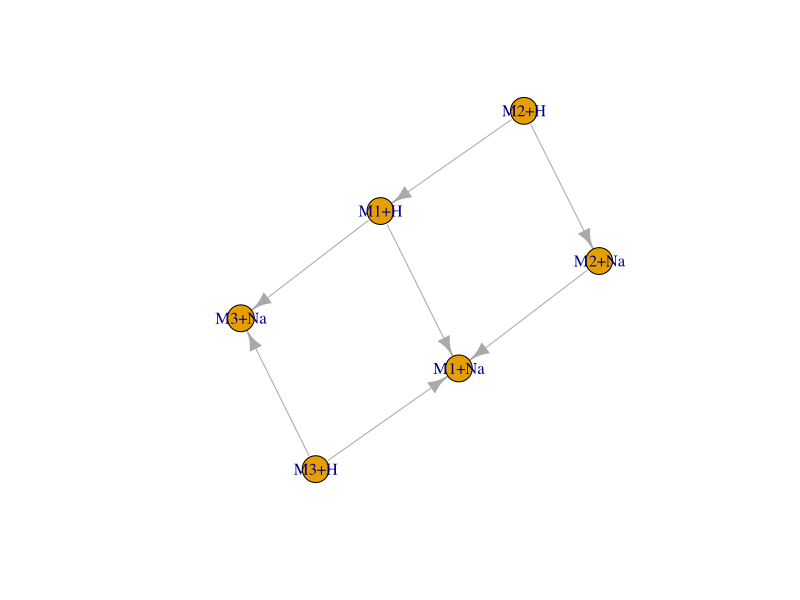
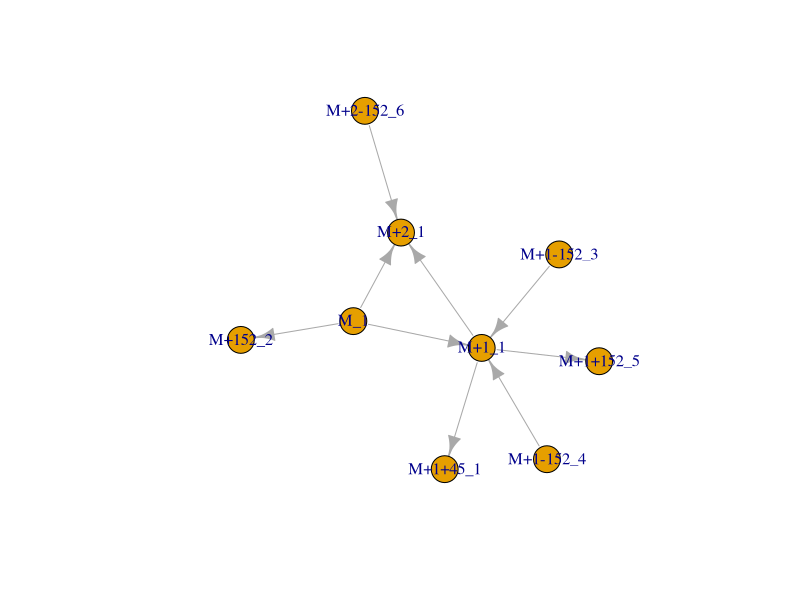
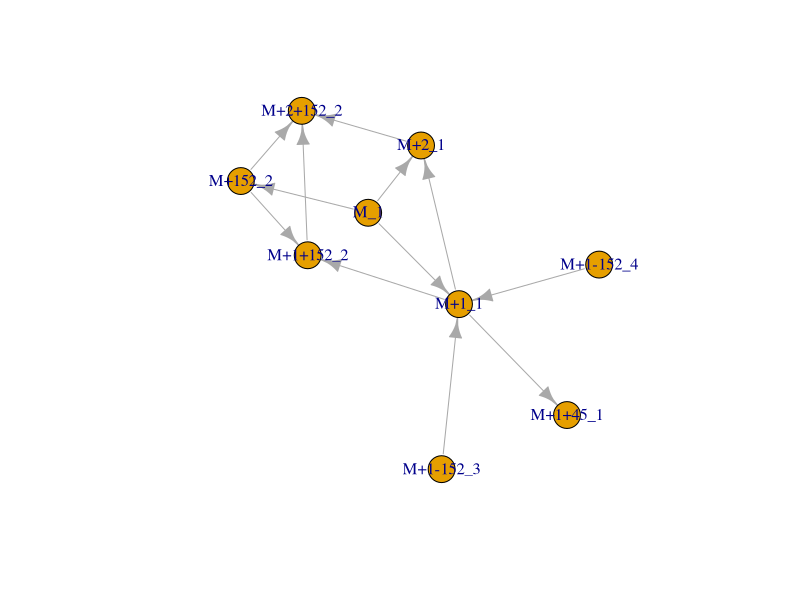
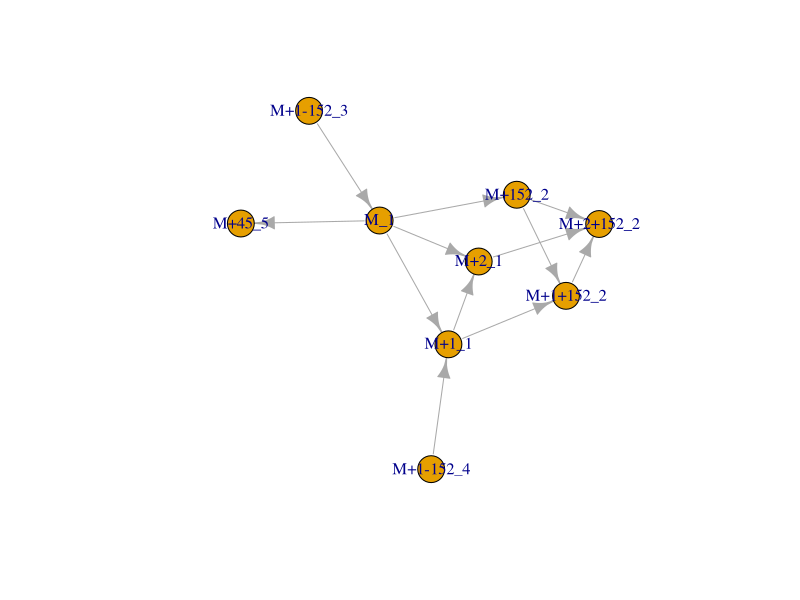
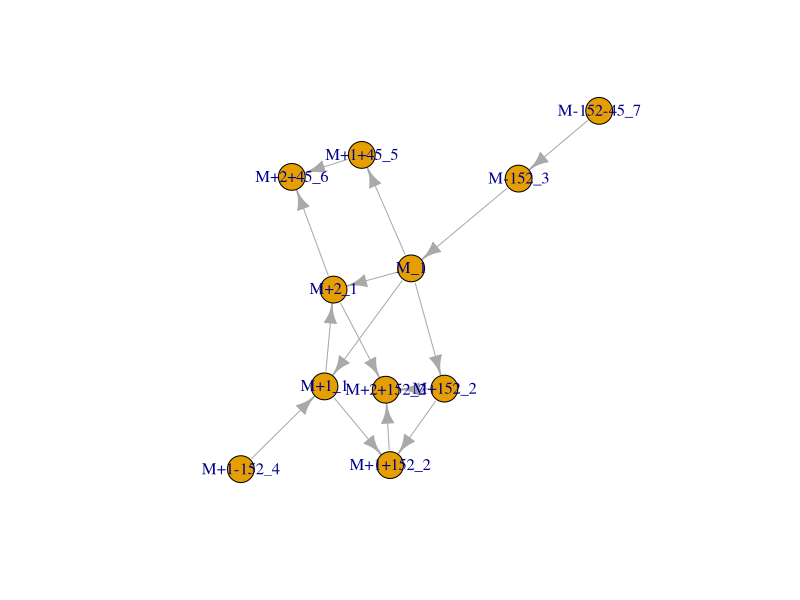
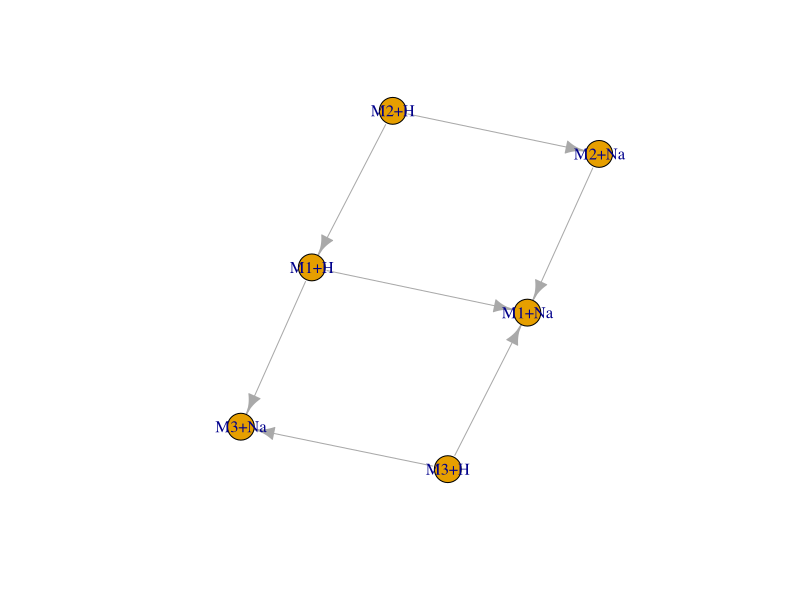
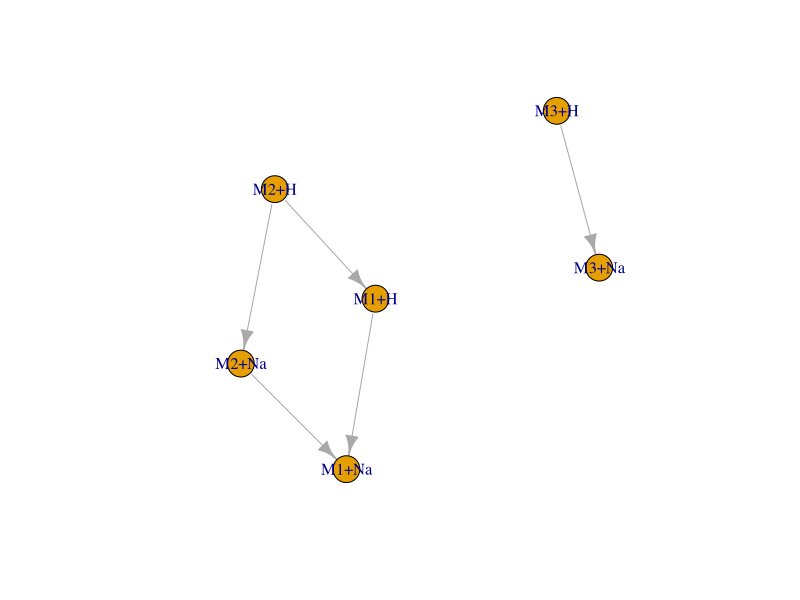
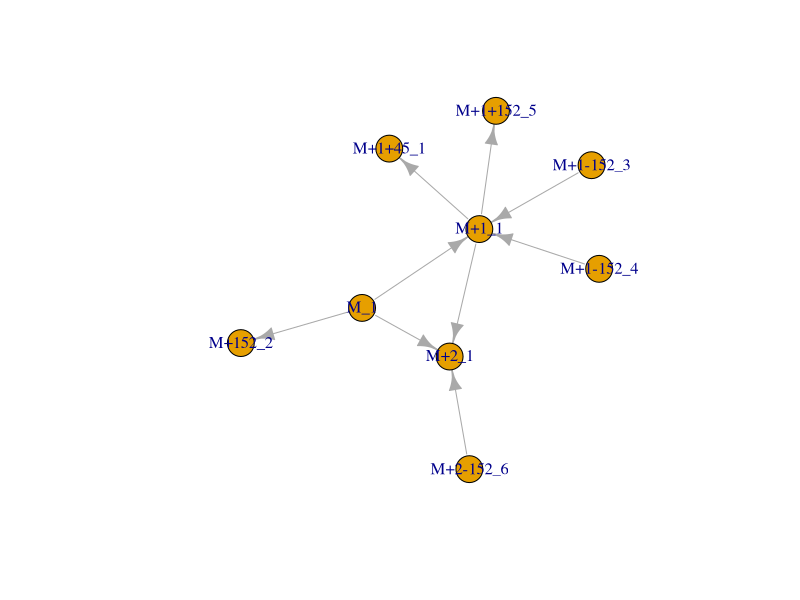

Source code (R) for these figures, in order:
library(igraph)
## remove edges between M1+H and M2+Na, M3+H and M4+K, in general when there is 
## a link between an adduct and a molecular ion

## node with outgoing transf link should not have outgoing adduct link when
## the adduct-linking vertex has a ingoing adduct link

## node with ingoing transf link should not have ingoing adduct link when the 
## adduct-linking vertex has an outgoing adduct link

## pos mode: isotopic+1, isotopic+2, isotopic+3, Na adduct, K adduct, 
## formic acid adduct
## neg mode: isotopic+1, isotopic+2, isotopic+3, formic acid, Na adduct,
## Sodium formate 


##          M1+H    M1+Na   M2+H    M2+Na   M3+H    M3+Na
## M1+H     0       1       0       0       0       1       
## M1+Na    0       0       0       0       0       0
## M2+H     1       0       0       1       0       0
## M2+Na    0       1       0       0       1       0
## M3+H     0       1       0       0       0       1
## M3+Na    0       0       0       0       0       0  

# mat_test <- matrix(c(c(0, 1, 1, 0, 0, 1), ## M1+H
#                      c(1, 0, 1, 1, 1, 1), ## M1+Na
#                      c(1, 1, 0, 1, 0, 0), ## M2+H
#                      c(0, 1, 1, 0, 1, 0), ## M2+Na
#                      c(0, 1, 0, 1, 0, 1), ## M3+H
#                      c(0, 1, 0, 0, 1, 0)), ## M3+Na
#                    

## example 1
mat_1 <- matrix(c(c(0, 1, 0, 0, 0, 1), ## M1+H
                     c(0, 0, 0, 0, 0, 0), ## M1+Na
                     c(1, 0, 0, 1, 0, 0), ## M2+H
                     c(0, 1, 0, 0, 0, 0), ## M2+Na
                     c(0, 1, 0, 0, 0, 1), ## M3+H
                     c(0, 0, 0, 0, 0, 0)), ## M3+Na
                   byrow = TRUE, ncol = 6, nrow = 6)
mat_1_transf <- matrix(c(
    c("", "adduct_Na", "", "", "", "transf_gluc_F"), ## M1+H
    c("", "", "", "", "", ""), ## M1+Na
    c("transf_gluc_T", "", "", "adduct_Na", "", ""), ## M2+H
    c("", "transf_gluc_T", "", "", "", ""), ## M2+Na
    c("", "transf_gluc_F", "", "", "", "adduct_Na"), ## M3+H
    c("", "", "", "", "", "")), ## M3+Na
    byrow = TRUE, ncol = 6, nrow = 6)
colnames(mat_1) <- c("M1+H", "M1+Na", "M2+H", "M2+Na", "M3+H", "M3+Na")
rownames(mat_1) <- colnames(mat_1)
net_mat_1 <- graph_from_adjacency_matrix(mat_1, mode = "directed")
plot(net_mat_1)

## example 2
mat_2 <- matrix(c(c(0, 1, 1, 0, 1, 0, 0, 0, 0), ## "M_1"
                      c(0, 0, 1, 1, 0, 0, 0, 1, 0), ## "M+1_1"
                      c(0, 0, 0, 0, 0, 0, 0, 0, 0), ## "M+2_1"
                      c(0, 0, 0, 0, 0, 0, 0, 0, 0), ## "M+1+45_1"
                      c(0, 0, 0, 0, 0, 0, 0, 0, 0), ## "M+152_2"
                      c(0, 1, 0, 0, 0, 0, 0, 0, 0), ## "M+1-152_3"
                      c(0, 1, 0, 0, 0, 0, 0, 0, 0), ## "M+1-152_4"
                      c(0, 0, 0, 0, 0, 0, 0, 0, 0), ##"M+1+152_5"
                      c(0, 0, 1, 0, 0, 0, 0, 0, 0)), ## "M+2-152_6"
                    byrow = TRUE, ncol = 9, nrow = 9)
mat_2_transf <- matrix(c(
    c("", "adduct_+1",  "adduct_+2",  "",          "transf_152", "", "", "",           ""), ## "M_1"
    c("", "",           "adduct_+1",  "transf_45", "",           "", "", "transf_152", ""), ## "M+1_1"
    c("", "",           "",           "",          "",           "", "", "",           ""), ## "M+2_1"
    c("", "",           "",           "",          "",           "", "", "",           ""), ## "M+1+45_1"
    c("", "",           "",           "",          "",           "", "", "",           ""), ## "M+152_2"
    c("", "transf_152", "",           "",          "",           "", "", "",           ""), ## "M+1-152_3"
    c("", "transf_152", "",           "",          "",           "", "", "",           ""), ## "M+1-152_4"
    c("", "",           "",           "",          "",           "", "", "",           ""), ##"M+1+152_5"
    c("", "",           "transf_152", "",          "",           "", "", "",           "")), ## "M+2-152_6"
    byrow = TRUE, ncol = 9, nrow = 9)
colnames(mat_2) <- c("M_1", "M+1_1", "M+2_1", "M+1+45_1", "M+152_2", "M+1-152_3", "M+1-152_4", "M+1+152_5", "M+2-152_6")
rownames(mat_2) <- colnames(mat_2)
colnames(mat_2_transf) <- rownames(mat_2_transf) <- colnames(mat_2)
net_mat_2 <- graph_from_adjacency_matrix(mat_2, mode = "directed")
plot(net_mat_2)

## example 3 
mat_3 <- matrix(c(c(0, 1, 1, 0, 1, 0, 0, 0, 0), ## "M_1"
                      c(0, 0, 1, 1, 0, 0, 0, 1, 0), ## "M+1_1"
                      c(0, 0, 0, 0, 0, 0, 0, 0, 1), ## "M+2_1"
                      c(0, 0, 0, 0, 0, 0, 0, 0, 0), ## "M+1+45_1"
                      c(0, 0, 0, 0, 0, 0, 0, 1, 1), ## "M+152_2"
                      c(0, 1, 0, 0, 0, 0, 0, 0, 0), ## "M+1-152_3"
                      c(0, 1, 0, 0, 0, 0, 0, 0, 0), ## "M+1-152_4"
                      c(0, 0, 0, 0, 0, 0, 0, 0, 1), ##"M+1+152_2"
                      c(0, 0, 0, 0, 0, 0, 0, 0, 0)), ## "M+2_2"
                    byrow = TRUE, ncol = 9, nrow = 9)
mat_3_transf <- matrix(c(
    c("", "adduct_+1",  "adduct_+2",  "",          "transf_152", "", "", "",           ""), ## "M_1"
    c("", "",           "adduct_+1",  "transf_45", "",           "", "", "transf_152", ""), ## "M+1_1"
    c("", "",           "",           "",          "",           "", "", "",           "transf_152"), ## "M+2_1"
    c("", "",           "",           "",          "",           "", "", "",           ""), ## "M+1+45_1"
    c("", "",           "",           "",          "",           "", "", "adduct_+1", "adduct_+2"), ## "M+152_2"
    c("", "transf_152", "",           "",          "",           "", "", "",           ""), ## "M+1-152_3"
    c("", "transf_152", "",           "",          "",           "", "", "",           ""), ## "M+1-152_4"
    c("", "",           "",           "",          "",           "", "", "",           "adduct_+1"), ##"M+1+152_2"
    c("", "",           "", "",          "",           "", "", "",           "")), ## "M+2+152_2"
    byrow = TRUE, ncol = 9, nrow = 9)
colnames(mat_3) <- c("M_1", "M+1_1", "M+2_1", "M+1+45_1", "M+152_2", "M+1-152_3", "M+1-152_4", "M+1+152_2", "M+2+152_2")
rownames(mat_3) <- colnames(mat_3)
colnames(mat_3_transf) <- rownames(mat_3_transf) <- colnames(mat_3)
net_mat_3 <- graph_from_adjacency_matrix(mat_3, mode = "directed")
plot(net_mat_3)

## example 4
mat_4 <- matrix(c(c(0, 1, 1, 1, 1, 0, 0, 0, 0), ## "M_1"
                  c(0, 0, 1, 0, 0, 0, 0, 1, 0), ## "M+1_1"
                  c(0, 0, 0, 0, 0, 0, 0, 0, 1), ## "M+2_1"
                  c(0, 0, 0, 0, 0, 0, 0, 0, 0), ## "M+45_5"
                  c(0, 0, 0, 0, 0, 0, 0, 1, 1), ## "M+152_2"
                  c(1, 0, 0, 0, 0, 0, 0, 0, 0), ## "M+1-152_3"
                  c(0, 1, 0, 0, 0, 0, 0, 0, 0), ## "M+1-152_4"
                  c(0, 0, 0, 0, 0, 0, 0, 0, 1), ##"M+1+152_2"
                  c(0, 0, 0, 0, 0, 0, 0, 0, 0)), ## "M+2_2"
                byrow = TRUE, ncol = 9, nrow = 9)
mat_4_transf <- matrix(c(
    c("", "adduct_+1",  "adduct_+2",  "transf_45",          "transf_152", "", "", "",           ""), ## "M_1"
    c("", "",           "adduct_+1",  "", "",           "", "", "transf_152", ""), ## "M+1_1"
    c("", "",           "",           "",          "",           "", "", "",           "transf_152"), ## "M+2_1"
    c("", "",           "",           "",          "",           "", "", "",           ""), ## "M+45_5"
    c("", "",           "",           "",          "",           "", "", "adduct_+1", "adduct_+2"), ## "M+152_2"
    c("transf_152", "", "",           "",          "",           "", "", "",           ""), ## "M-152_3"
    c("", "transf_152", "",           "",          "",           "", "", "",           ""), ## "M+1-152_4"
    c("", "",           "",           "",          "",           "", "", "",           "adduct_+1"), ##"M+1+152_2"
    c("", "",           "", "",          "",           "", "", "",           "")), ## "M+2+152_2"
    byrow = TRUE, ncol = 9, nrow = 9)
colnames(mat_4) <- c("M_1", "M+1_1", "M+2_1", "M+45_5", "M+152_2", "M+1-152_3", "M+1-152_4", "M+1+152_2", "M+2+152_2")
rownames(mat_4) <- colnames(mat_4)
colnames(mat_4_transf) <- rownames(mat_4_transf) <- colnames(mat_4)
net_mat_4 <- graph_from_adjacency_matrix(mat_4, mode = "directed")
plot(net_mat_4)

## example 5
mat_5 <- matrix(c(
    c(0, 1, 1, 1, 1, 0, 0, 0, 0, 0, 0), ## "M_1"
    c(0, 0, 1, 0, 0, 0, 0, 1, 0, 0, 0), ## "M+1_1"
    c(0, 0, 0, 0, 0, 0, 0, 0, 1, 1, 0), ## "M+2_1"
    c(0, 0, 0, 0, 0, 0, 0, 0, 0, 1, 0), ## "M+45_5"
    c(0, 0, 0, 0, 0, 0, 0, 1, 1, 0, 0), ## "M+152_2"
    c(1, 0, 0, 0, 0, 0, 0, 0, 0, 0, 0), ## "M+1-152_3"
    c(0, 1, 0, 0, 0, 0, 0, 0, 0, 0, 0), ## "M+1-152_4"
    c(0, 0, 0, 0, 0, 0, 0, 0, 1, 0, 0), ##"M+1+152_2"
    c(0, 0, 0, 0, 0, 0, 0, 0, 0, 0, 0), ## "M+2_2"
    c(0, 0, 0, 0, 0, 0, 0, 0, 0, 0, 0), ## "M+2+45_6"
    c(0, 0, 0, 0, 0, 1, 0, 0, 0, 0, 0)), ## "M-152-45_7"            
                byrow = TRUE, ncol = 11, nrow = 11)
mat_5_transf <- matrix(c(
    c("", "adduct_+1",  "adduct_+2",  "transf_45",          "transf_152", "", "", "",           "", "", ""), ## "M_1"
    c("", "",           "adduct_+1",  "", "",           "", "", "transf_152", "", "", ""), ## "M+1_1"
    c("", "",           "",           "",          "",           "", "", "",           "transf_152", "transf_45", ""), ## "M+2_1"
    c("", "",           "",           "",          "",           "", "", "",           "", "adduct_+2", ""), ## "M+45_5"
    c("", "",           "",           "",          "",           "", "", "adduct_+1", "adduct_+2", "", ""), ## "M+152_2"
    c("transf_152", "", "",           "",          "",           "", "", "",           "", "", ""), ## "M-152_3"
    c("", "transf_152", "",           "",          "",           "", "", "",           "", "", ""), ## "M+1-152_4"
    c("", "",           "",           "",          "",           "", "", "",           "adduct_+1", "", ""), ##"M+1+152_2"
    c("", "",           "", "",          "",           "", "", "",           "", "", ""),## "M+2+152_2"
    c("", "",           "", "",          "",           "", "", "",           "", "", ""), ## "M+2+45_6"
    c("", "",           "", "",          "",           "transf_45", "", "",           "", "", "")), ## "M-152-45_7"
    byrow = TRUE, ncol = 11, nrow = 11)
colnames(mat_5) <- c("M_1", "M+1_1", "M+2_1", "M+1+45_5", "M+152_2", "M-152_3", "M+1-152_4", "M+1+152_2", "M+2+152_2", "M+2+45_6", "M-152-45_7")
rownames(mat_5) <- colnames(mat_5)
colnames(mat_5_transf) <- rownames(mat_5_transf) <- colnames(mat_5)
net_mat_5 <- graph_from_adjacency_matrix(mat_5, mode = "directed")
plot(net_mat_5)

## node with outgoing transf link should not have outgoing adduct link when
## the adduct-linking vertex has an ingoing adduct link of same type

## do for all components
## iterate through rows

removeFalseLinksAdducts <- function(mat_l) {
    
    mat_num <- mat_l[[1]]
    mat_char <- mat_l[[2]]
    
    for (i in seq_len(nrow(mat_num))) {
        
        rows_i <- mat_char[i, ]
        adduct_i <- rows_i[grep(rows_i, pattern = "adduct_")]
        
        ## if any vertex has outgoing adduct link, check all cols where rows_i
        ## has transf if ingoing adduct link exists for adduct-linking feature
        if (length(adduct_i) > 0) { 
            
            inds_row <- grep(rows_i, pattern = "transf_")
            
            for (j in inds_row) {
                cols_j <- mat_char[, j]
                adduct_j <- cols_j[grep(cols_j, pattern = "adduct")]
                if (length(adduct_j) > 0)
                    if (any(adduct_j %in% adduct_i)) {
                        mat_num[i, j] <- 0 ## remove in mat_test[i, ]
                    }
            }
        }
        
        ## new 
        cols_i <- mat_char[, i]
        adduct_i <- cols_i[grep(cols_i, pattern = "adduct_")]
        
        ## if any vertex has ingoing adduct link, check all rows where cols_i
        ## has transf if outgoing adduct link exists for adduct-linking feature
        if (length(adduct_i) > 0) { 
            
            inds_col <- grep(cols_i, pattern = "transf_")
            
            for (j in inds_col) {
                rows_j <- mat_char[j, ]
                adduct_j <- rows_j[grep(rows_j, pattern = "adduct")]
                if (length(adduct_j) > 0)
                    if (any(adduct_j %in% adduct_i)) {
                        mat_num[j, i] <- 0 ## remove in mat_test[i, ]
                    }
            }
        }
        
    }
    
    ## set mat_char to "" where mat_num == 0
    mat_char[which(mat_num == 0)] <- ""
    
    return(list(mat_num, mat_char))
}

## delete ingoing isotopes/adducts to M if there is no circular relation from 
## M to M+isot/adduct to M+transf to M+iso/adduct+trans, e.g. imagine
## 1) M and M+1 forming an "adduct_isotope+1", suppose there is a "transf_+162"
## from M+1 to another mass feature M2, but there is no link between M and M2-1,
## then remove the link M+1 and M2
## 2) M and M+1 forming an "adduct_isotope+1", suppose there is a "transf_+162"
## from M+1 to another mass feature M, AND there is a link between M and M2-1,
## then keep the the link M+1 and M2 (support that mass feature is a metabolite)
removeFalseLinksCircular <- function(mat_l) {
    
    mat_num <- mat_l[[1]]
    mat_char <- mat_l[[2]]
    
    ## find relations with adducts: 
    ## Molecular ion (MI): suppose this is the vertex that has no ingoing 
    ## adduct_ link, i.e. the column of M does not have a "adduct_"
    M <- apply(mat_char, 2, grep, pattern = "adduct_")
    
    ## iterate through M where M is not integer(0). These are adducts of
    ## the rows i 
    for (i in seq_len(length(M))) {
        
        if (length(M[[i]])) {
            ## if length(M[[i]]) != 0, M[[i]] is not the MI:
            ## check if the MI has transf_
            transf_M_og_ind <- grep(mat_char[i, ], pattern = "transf_")
            transf_M_ig_ind <- grep(mat_char[, i], pattern = "transf_")
            
            if (length(transf_M_og_ind)) {
                
                ## check if the MI has outgoing transf_ links and return the 
                ## indices
                tmp <- matrix(mat_char[M[[i]], ], byrow = FALSE,
                    ncol = ncol(mat_char))
                transf_MI_og_ind <- apply(tmp, 2, grepl, pattern = "transf_")
                transf_MI_og_ind <- which(transf_MI_og_ind, arr.ind = TRUE)
                
                if (length(transf_MI_og_ind)) {
                    ## iterate thorough all transf_M_og_ind (outgoing links 
                    ## from M) 
                    for(j in 1:length(transf_M_og_ind)) {
                        ind_j <- transf_M_og_ind[j]
                        ## if there is only one MI do
                        if (!is.matrix(transf_MI_og_ind)) {
                            remove <- TRUE
                            for (k in 1:length(transf_MI_og_ind)) {
                                ## get adduct of M
                                adduct_ij <- mat_char[transf_MI_og_ind[k], ind_j]
                                if (adduct_ij == mat_char[M[[i]], i]) {
                                    remove <- c(remove, FALSE)
                                }
                            }
                            ## remove link transf_M_og_ind[k] at row i if there
                            ## is one matching adduct
                            if (all(remove)) {mat_num[i, ind_j] <- 0}
                        ## if there are several MI do
                        } else {
                            remove <- TRUE
                            for(k in 1:nrow(transf_MI_og_ind)) {
                                ## get adduct of M
                                adduct_ij <- mat_char[transf_MI_og_ind[k, "row"], ind_j]
                                if (adduct_ij == mat_char[i, M[[i]][transf_MI_og_ind[k, "row"]]]) {
                                    remove <- c(remove, FALSE)   
                                }
                            }
                            ## remove link transf_M_og_ind[k] at row i if there
                            ## is one matching adduct
                            if (all(remove)) {mat_num[i, ind_j] <- 0}
                        }
                    }
                } else {
                    ## remove all links by default when there is no outgoing
                    ## transf_ from the MI
                    mat_num[i, transf_M_ig_ind] <- 0
                }
            }
            ## check only ingoing links now
            if (length(transf_M_ig_ind)) {

                ## check if the MI has ingoing transf_ links and return the
                ## indices
                tmp <- matrix(mat_char[, M[[i]]], byrow = TRUE,
                ncol = ncol(mat_char))
                transf_MI_ig_ind <- apply(tmp, 2, grepl, pattern = "transf_")
                transf_MI_ig_ind <- which(transf_MI_ig_ind, arr.ind = TRUE)

                if (length(transf_MI_ig_ind)) {
                    ## iterate thorough all transf_M_ig_ind (ingoing links from
                    ## M)
                    for(j in 1:length(transf_M_ig_ind)) {
                    
                        ind_j <- transf_M_ig_ind[j]
                        ## if there is only one MI do
                        if (!is.matrix(transf_MI_ig_ind)) {
                            remove <- TRUE
                            for (k in 1:length(transf_MI_ig_ind)) {
                                ## get adduct of M
                                adduct_ij <- mat_char[transf_MI_ig_ind[k], ind_j]
                                
                                if (adduct_ij == mat_char[M[[i]], i]) {
                                    remove <- c(remove, FALSE)
                                }
                            }
                            ## remove link transf_M_ig_ind[j] at row ind_j if 
                            ## there is one matching adduct
                            if (all(remove)) {mat_num[ind_j, i] <- 0}
                        ## if there are several MI do
                        } else {
                            remove <- TRUE
                            for(k in 1:nrow(transf_MI_ig_ind)) {
                                ## get adduct of M
                                adduct_ij <- mat_char[transf_MI_ig_ind[k, "row"], ind_j]
                                
                                if (adduct_ij == mat_char[M[[i]][transf_MI_ig_ind[k, "row"]], i]) {
                                    remove <- c(remove, FALSE)
                                }
                            }
                            ## remove link transf_M_ig_ind[k] at row ind_j if 
                            ## there is one matching adduct
                            if (all(remove)) {mat_num[ind_j, i] <- 0}
                        }
                    }
                } else {
                    ## remove all links by default when there is no ingoing
                    ## transf_ from the MI
                    mat_num[transf_M_ig_ind, i] <- 0
                }
            }
        }
    }
    
    ## set mat_char to "" where mat_num == 0 (removes links in mat_char)
    mat_char[which(mat_num == 0)] <- ""
    
    return(list(mat_num, mat_char))
    
}

## example 1
mat_l <- list(mat_1, mat_1_transf)
mat_rem <- removeFalseLinksAdducts(list(mat_1, mat_1_transf))
mat_rem <- removeFalseLinksCircular(mat_l)
plot(graph_from_adjacency_matrix(mat_l[[1]], mode = "directed"))
plot(graph_from_adjacency_matrix(mat_rem[[1]], mode = "directed"))

# example 2 
mat_l <- list(mat_2, mat_2_transf)
mat_rem <- removeFalseLinksAdducts(mat_l)
mat_rem <- removeFalseLinksCircular(mat_rem)
plot(graph_from_adjacency_matrix(mat_l[[1]], mode = "directed"))
plot(graph_from_adjacency_matrix(mat_rem[[1]], mode = "directed")) ## should only result in link between M_1->M+152_2, M_1-> M_2, M_1_M_3, M_2->M_3

## example 3
mat_rem <- removeFalseLinksAdducts(list(mat_3, mat_3_transf))
mat_l <- list(mat_3, mat_3_transf)
mat_rem <- removeFalseLinksCircular(list(mat_3, mat_3_transf))
plot(graph_from_adjacency_matrix(mat_3), mode = "directed")
plot(graph_from_adjacency_matrix(mat_rem[[1]], mode = "directed"))

## example 4
mat_l <- list(mat_4, mat_4_transf)
mat_rem <- removeFalseLinksAdducts(mat_l)
mat_rem <- removeFalseLinksCircular(list(mat_4, mat_4_transf))
plot(graph_from_adjacency_matrix(mat_4), mode = "directed")
plot(graph_from_adjacency_matrix(mat_rem[[1]], mode = "directed"))

## example 5
mat_rem <- removeFalseLinksAdducts(list(mat_5, mat_5_transf))
mat_l <- list(mat_5, mat_5_transf)
mat_rem <- removeFalseLinksCircular(list(mat_5, mat_5_transf))
plot(graph_from_adjacency_matrix(mat_5), mode = "directed")
plot(graph_from_adjacency_matrix(mat_rem[[1]], mode = "directed"))
